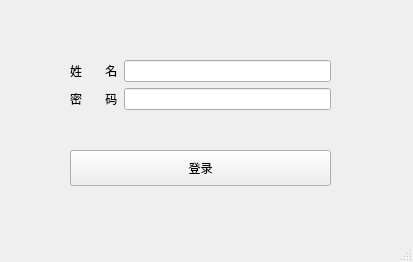
<?xml version="1.0" encoding="UTF-8"?>
<ui version="4.0">
 <class>login_page</class>
 <widget class="QMainWindow" name="login_page">
  <property name="geometry">
   <rect>
    <x>0</x>
    <y>0</y>
    <width>413</width>
    <height>262</height>
   </rect>
  </property>
  <property name="windowTitle">
   <string>登录</string>
  </property>
  <property name="unifiedTitleAndToolBarOnMac">
   <bool>false</bool>
  </property>
  <widget class="QWidget" name="centralwidget">
   <widget class="QWidget" name="layoutWidget">
    <property name="geometry">
     <rect>
      <x>70</x>
      <y>30</y>
      <width>261</width>
      <height>111</height>
     </rect>
    </property>
    <layout class="QVBoxLayout" name="verticalLayout_2">
     <item>
      <layout class="QVBoxLayout" name="verticalLayout">
       <item>
        <layout class="QHBoxLayout" name="horizontalLayout_2">
         <item>
          <widget class="QLabel" name="label">
           <property name="text">
            <string>姓       名</string>
           </property>
          </widget>
         </item>
         <item>
          <widget class="QLineEdit" name="custom_name"/>
         </item>
        </layout>
       </item>
       <item>
        <layout class="QHBoxLayout" name="horizontalLayout_4">
         <item>
          <widget class="QLabel" name="label_3">
           <property name="text">
            <string>密       码</string>
           </property>
          </widget>
         </item>
         <item>
          <widget class="QLineEdit" name="custom_pwd">
           <property name="echoMode">
            <enum>QLineEdit::Password</enum>
           </property>
          </widget>
         </item>
        </layout>
       </item>
      </layout>
     </item>
    </layout>
   </widget>
   <widget class="QPushButton" name="login_btn">
    <property name="enabled">
     <bool>true</bool>
    </property>
    <property name="geometry">
     <rect>
      <x>70</x>
      <y>150</y>
      <width>261</width>
      <height>36</height>
     </rect>
    </property>
    <property name="text">
     <string>登录</string>
    </property>
   </widget>
  </widget>
  <widget class="QStatusBar" name="statusbar"/>
 </widget>
 <resources/>
 <connections/>
</ui>
